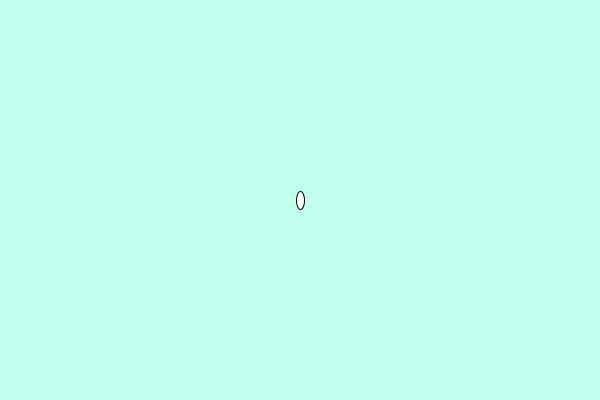
Frame 1 (no input)
Frame 60 (the mouse pressed at the canvas centre just before this capture): identical to frame 1, image omitted
Frame 120 (the mouse held since frame 60 and released just before this capture): identical to frame 1, image omitted

The Processing sketch that drew this single still picture (run headless with seeded random() and noise(); from frame 60 on, the mouse is pressed at the canvas centre):

// Processing sketch: week04_4_float_x_y_if__mousePressed_mouseX_mouseY
// ── week04_4_float_x_y_if__mousePressed_mouseX_mouseY.pde
//week04_4_float_x_y_if__mousePressed_mouseX_mouseY
void setup(){
  size(600, 400);
}
float x=300, y=200;
void draw(){
  background( #C0FFEE);//不是 COFFEE 是 C0FFEE
  ellipse(x,y,8,18);
  if(mousePressed){//如果mouse按下去
    x = (x + mouseX) / 2; //放到中間
    y = (y + mouseY) / 2; //放到中間
  }
}
